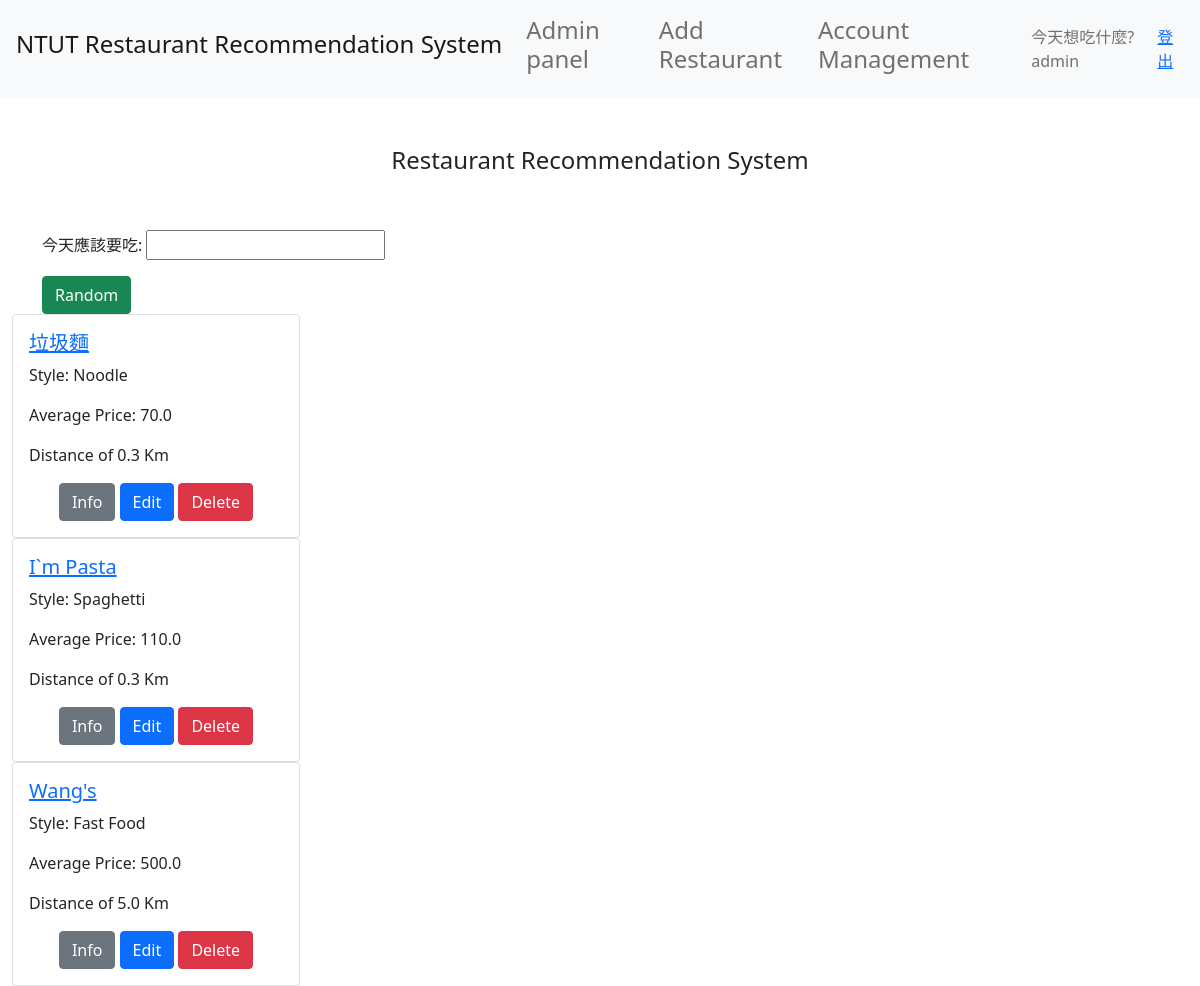
The app's page / (signed in) with its own data.
### Restaurant/models.py (models this page shows, shortened)
class Restaurant(models.Model):
    STYLE_CHOICES = ()
    Name = models.CharField(max_length=50,
                            verbose_name='餐廳名字')
    Style = models.CharField(max_length=50,
                            verbose_name='餐廳類型')
    Price = models.DecimalField(max_digits=7,
                                decimal_places=1,
                                blank=True,
                                null=True,
                                verbose_name='價位')
    Img = models.ImageField(upload_to='Restaurant_Image/',
                            blank=True,
                            verbose_name='餐廳圖片')
    Distance = models.DecimalField(max_digits=7,
                                decimal_places=1,
                                blank=True,
                                null=True,
                                verbose_name='與學校距離')
    Address = models.CharField(max_length=50,
                            verbose_name='餐廳地址')
    Rating = models.DecimalField(max_digits=7,
                                decimal_places=1,
                                blank=True,
                                null=True,
                                verbose_name='評價')

### Restaurant/views.py (the view)
# urls.py: path('', views.index, name='index'),
def index(request):
    list_of_render = {
        'RestaurantList' : None,
        'Authenticated_msg' : None,
        'RandomRestaurant' : None
    }
    RestaurantList = Restaurant.objects.all()
    list_of_render['RestaurantList'] = RestaurantList
    global random_msg_trigger
    global authenticated_msg_trigger
    if random_msg_trigger == True:
        random_msg_trigger = False
        if randomrestaurant_info != None:
            list_of_render['RandomRestaurant'] = randomrestaurant_info.Name
    if authenticated_msg_trigger:
        authenticated_msg_trigger = False
        list_of_render['Authenticated_msg'] = authenticated_msg
    return render(request, 'Restaurant/listRestaurant.html', list_of_render)

### Restaurant/templates/Restaurant/listRestaurant.html (shortened to what this page needs)
<!doctype html>
<html lang="en">
  <head>
    {% load static %}
    <link rel="stylesheet" href="https://stackpath.bootstrapcdn.com/bootstrap/4.5.0/css/bootstrap.min.css">
    <link href="https://cdn.jsdelivr.net/npm/bootstrap@5.1.3/dist/css/bootstrap.min.css" rel="stylesheet">
  </head>
  <body>
    <nav class = "navbar navbar-expand-lg navbar-light bg-light" style="background-color: #e3f2fd;">
      <div class="collapse navbar-collapse" id="navbarTogglerDemo01">
        <a class="navbar-brand" href="{% url 'index' %}"><h4>NTUT Restaurant Recommendation System</h4></a>
        <ul class="navbar-nav mr-auto mt-2 mt-lg-0">
          <li class="nav-item">
            <a class="nav-link" href="{% url 'admin:index' %}"><h4>Admin panel</h4></a>
          </li>
          <li class="nav-item">
            <a class="nav-link" href="{% url 'add-restaurant' %}"><h4>Add Restaurant</h4></a>
          </li>
          <li class="nav-item">
            <a class="nav-link" href="{% url 'accounts-index' %}"><h4>Account Management</h4></a>
          </li>
        </ul>
        {% if user.is_authenticated %}
        <span class="navbar-text">
          今天想吃什麼?{{ user.username }}
        </span>
        <a href="{% url 'logout' %}">登出</a>
        {% else %}
        <span class="navbar-text">
          今天想吃什麼? 訪客，或是你想先<a href="{% url 'login' %}">登入</a>?
        </span>
        {% endif %}
      </div>
    </nav>
    <div class="container-fluid">
      {% block content %}
      <h4 class="text-center p-5">
      Restaurant Recommendation System
      </h4>
      <div class="container">
        {% if RandomRestaurant == None %}
        <p>今天應該要吃: <input type="text" readonly="readonly" id="rdrs"></p>
        {% else %}
        <p>今天應該要吃: <input type="text" value="{{ Restaurant_selected.Name }}" readonly="readonly" id="rdrs"></p>
        {% endif %}
        <a href="{% url 'random' %}"  class="btn btn-success" id="rdbtn">Random</a>
      </div>
      <div class="card-column">
        {% for R in RestaurantList %}
        <div class="card" style="width: 18rem;">
          <div class="card-body">
            <h5 class="card-title"><a href="resturant/{{ R.id }}">{{R.Name}}</a></h5>
            <p class="card-text">Style: {{R.Style}}</p>
            <p class="card-text">Average Price: {{R.Price}}</p>
            <p class="card-text">Distance of {{R.Distance}} Km</p>
            {% if user.is_staff %}
            <center>
              <a href="resturant/{{ R.id }}" class="btn btn-secondary" id="{{ R.id }}">Info</a>
              <a href="resturant/edit/{{ R.id }}" class="btn btn-primary" id="{{ R.id }}">Edit</a>
              <a href="resturant/delete/{{ R.id }}" class="btn btn-danger" id="{{ R.id }}">Delete</a>
            </center>
            {% endif %}
          </div>
        </div>
        {% endfor %}
      </div>
      {% endblock %}
    </div>
  </body>
</html>

### records on screen
Restaurant: Name "垃圾麵", Style "Noodle", Price "70.0", Distance "0.3"
Restaurant: Name "I`m Pasta", Style "Spaghetti", Price "110.0", Distance "0.3"
Restaurant: Name "Wang's", Style "Fast Food", Price "500.0", Distance "5.0"

### other values on screen
{{ user.username }} "admin"
